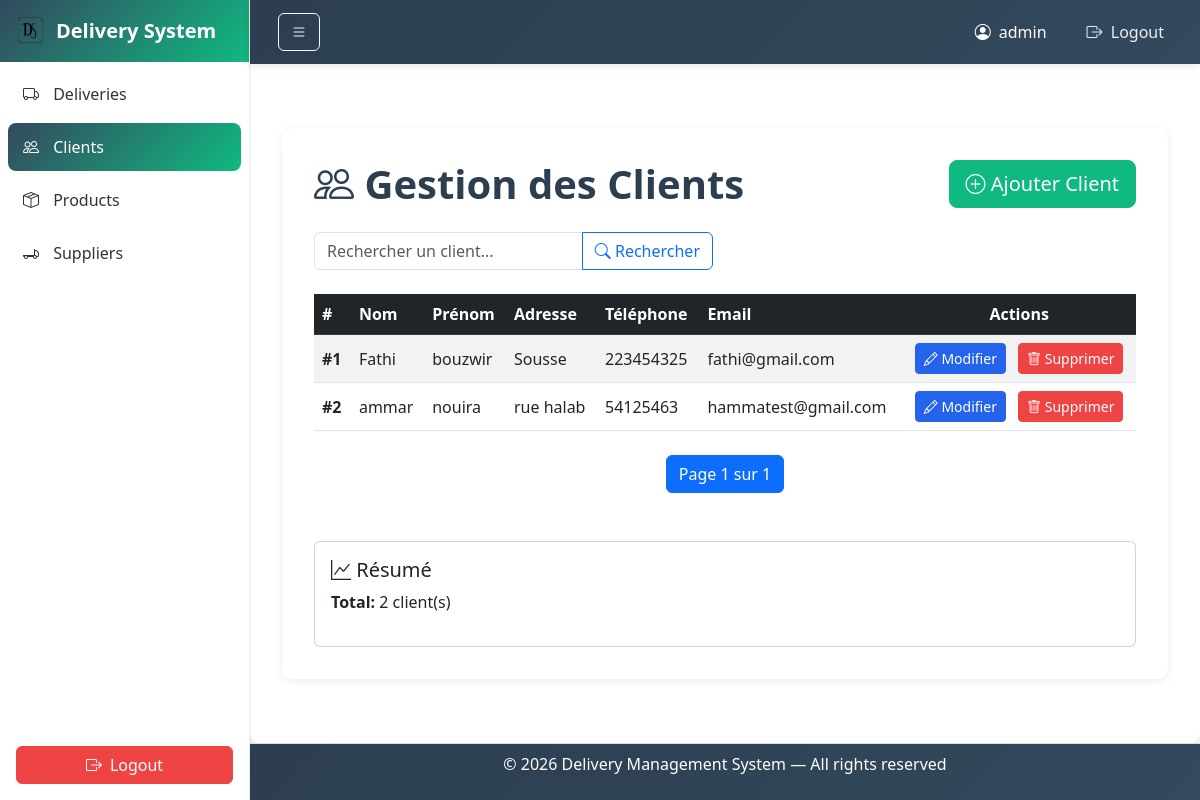
/clients/ (signed in), run on an earlier commit of the app's database.
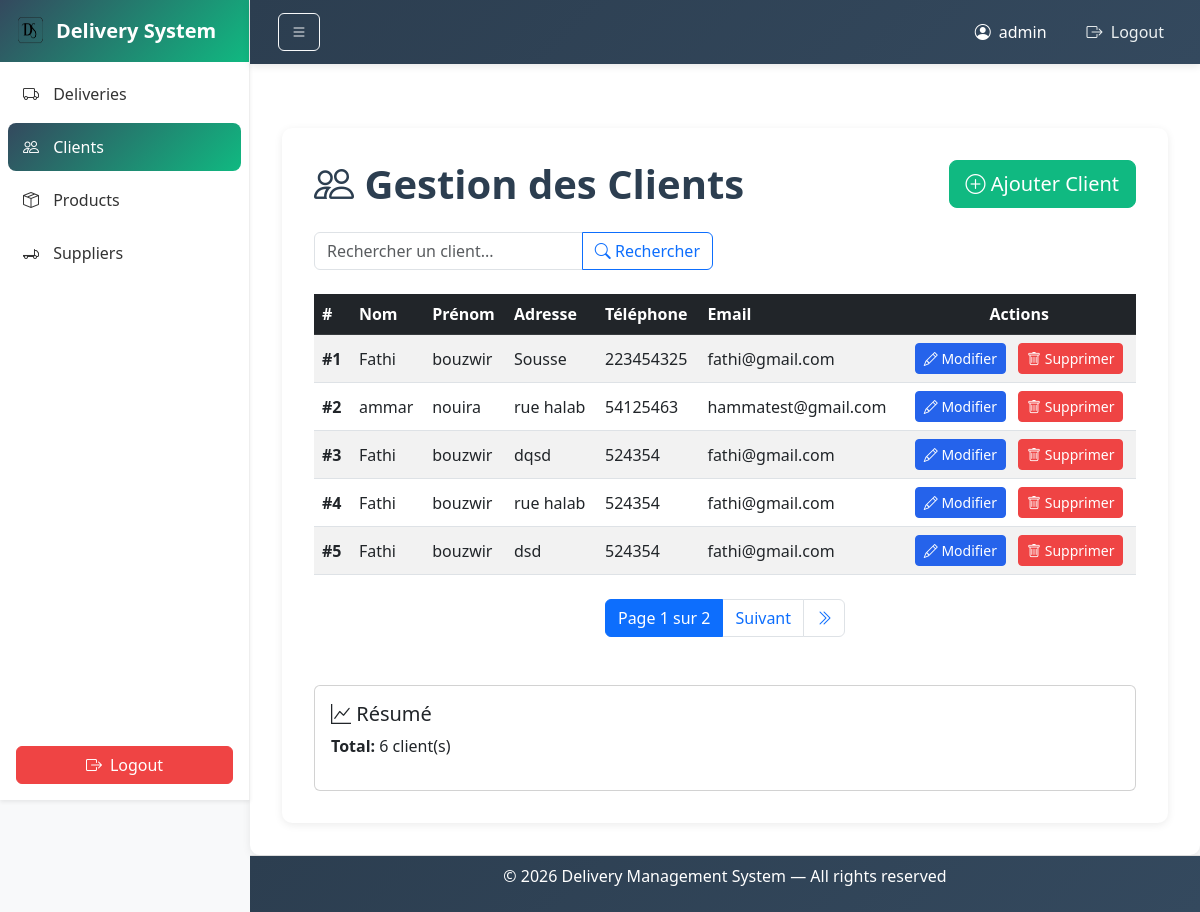
And on a later commit of the database.
### deliveryproject/models.py (models this page shows, shortened)
class Client(models.Model):
    nom = models.CharField(max_length=100)
    prenom = models.CharField(max_length=100)
    adresse = models.TextField()
    telephone = models.CharField(max_length=20)
    email = models.EmailField(unique=True)

### deliveryproject/views.py (the view, shortened to what this page needs)
# urls.py: path('clients/', views.client_list, name='client_list'),
@login_required(login_url='login')
def client_list(request):
    q = request.GET.get('q', '')
    clients = Client.objects.all().order_by('id')
    paginator = Paginator(clients, 5)
    page_number = request.GET.get('page')
    page_obj = paginator.get_page(page_number)
    return render(request, 'client/list.html', {
        'clients': page_obj,
        'q': q
    })

### deliveryproject/templates/client/list.html (shortened to what this page needs)
{% extends "layouts/base.html" %}
{% block content %}
  <div class="container mt-5">
    <div class="d-flex flex-wrap justify-content-between align-items-center mb-4 gap-2">
        <h1 class="mb-0">
            <i class="bi bi-people"></i> Gestion des Clients
        </h1>
        <a href="{% url 'client_add' %}" class="btn btn-success btn-lg">
            <i class="bi bi-plus-circle"></i> Ajouter Client
        </a>
    </div>
    <div class="row mb-4">
        <div class="col-md-6">
            <form method="get" class="input-group">
                <input
                    type="text"
                    name="q"
                    class="form-control"
                    placeholder="Rechercher un client..."
                    value="{{ request.GET.q }}"
                >
                <button class="btn btn-outline-primary" type="submit">
                    <i class="bi bi-search"></i> Rechercher
                </button>
            </form>
        </div>
    </div>
    {% if clients %}
    <div class="table-responsive">
        <table class="table table-hover table-striped align-middle">
            <thead class="table-dark">
                <tr>
                    <th>#</th>
                    <th>Nom</th>
                    <th>Prénom</th>
                    <th>Adresse</th>
                    <th>Téléphone</th>
                    <th>Email</th>
                    <th class="text-center">Actions</th>
                </tr>
            </thead>
            <tbody>
                {% for client in clients %}
                <tr>
                    <td><strong>#{{ client.id }}</strong></td>
                    <td>{{ client.nom }}</td>
                    <td>{{ client.prenom }}</td>
                    <td>{{ client.adresse }}</td>
                    <td>{{ client.telephone }}</td>
                    <td>{{ client.email }}</td>
                    <td class="text-center">
                        <a href="{% url 'client_update' client.id %}"
                           class="btn btn-sm btn-primary me-2">
                            <i class="bi bi-pencil"></i> Modifier
                        </a>
                        <a href="{% url 'client_delete' client.id %}"
                           class="btn btn-sm btn-danger"
                           onclick="return confirm('Êtes-vous sûr ?')">
                            <i class="bi bi-trash"></i> Supprimer
                        </a>
                    </td>
                </tr>
                {% endfor %}
            </tbody>
        </table>
    </div>
    <nav class="mt-4">
        <ul class="pagination justify-content-center">
            <li class="page-item active">
                <span class="page-link">
                    Page {{ clients.number }} sur {{ clients.paginator.num_pages }}
                </span>
            </li>
            {% if clients.has_next %}
                <li class="page-item">
                    <a class="page-link" href="?page={{ clients.next_page_number }}{% if request.GET.q %}&q={{ request.GET.q }}{% endif %}">
                        Suivant
                    </a>
                </li>
                <li class="page-item">
                    <a class="page-link" href="?page={{ clients.paginator.num_pages }}{% if request.GET.q %}&q={{ request.GET.q }}{% endif %}">
                        <i class="bi bi-chevron-double-right"></i>
                    </a>
                </li>
            {% endif %}
        </ul>
    </nav>
    {% endif %}
    {% if clients %}
    <div class="row mt-5">
        <div class="col-md-12">
            <div class="card">
                <div class="card-body">
                    <h5>
                        <i class="bi bi-graph-up"></i> Résumé
                    </h5>
                    <p>
                        <strong>Total:</strong> {{ clients.paginator.count }} client(s)
                    </p>
                </div>
            </div>
        </div>
    </div>
    {% endif %}
</div>
{% endblock %}

What changed in the data, as far as the page shows it:
added Client: id "3", nom "Fathi", prenom "bouzwir", adresse "dqsd", telephone "524354", email "fathi@gmail.com"
added Client: id "4", nom "Fathi", prenom "bouzwir", adresse "rue halab", telephone "524354", email "fathi@gmail.com"
added Client: id "5", nom "Fathi", prenom "bouzwir", adresse "dsd", telephone "524354", email "fathi@gmail.com"
Also different on the page:
{{ clients.paginator.num_pages }}: "1" → "2"
{{ clients.paginator.count }}: "2" → "6"
text now shown: "Suivant"
